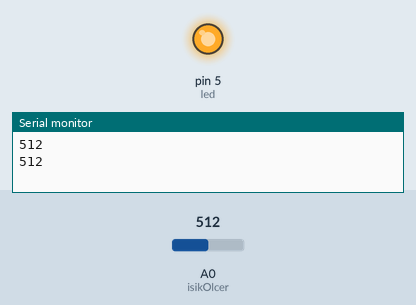
Recording of a sketch running on a simulated Arduino Uno, built with avr-gcc and run on an emulated ATmega328P. Parts: output pins drawn as LEDs (lit = HIGH), the last lines printed to the serial monitor. The inputs (shaded band) are chosen by the test bench; at power-on: A0 (isikOlcer) = 512.

Above: at 1.8 s.
1.9 s: A0 (isikOlcer) set to 484
At 3.0 s:
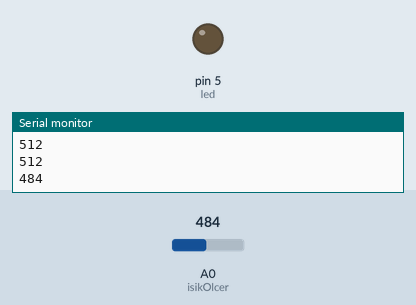
3.5 s: A0 (isikOlcer) set to 510
At 4.6 s:
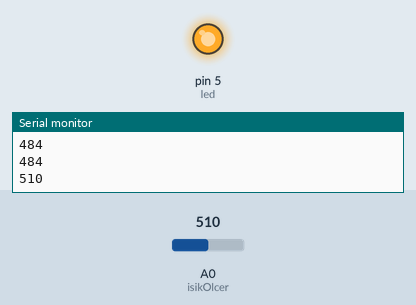
5.5 s: A0 (isikOlcer) set to 490
At 7.3 s:
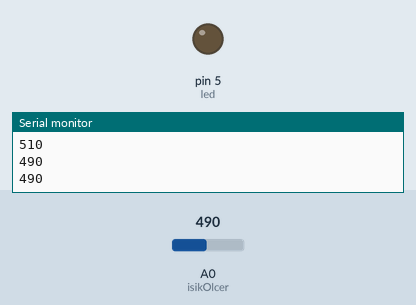
Timing chart, 0 to 8.8 s (numbered marks = the images above; inputs shaded):
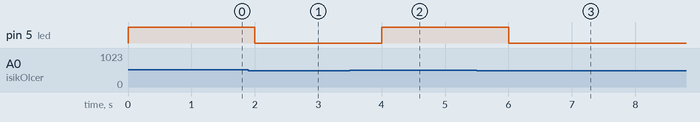

The sketch:

karanlikta_isik_acan_sistem1.ino
```cpp
//Pinleri belirtiyorum
#define isikOlcer A0
int led = 5;
void setup()
{
  Serial.begin(9600);
  pinMode(led,OUTPUT);
}

void loop()
{
  //Fotorezistorden deger aliyorum
  int isikDeger = analogRead(isikOlcer);
  //Kontrol amacli terminale yazdiriyorum
  Serial.println(isikDeger);

  if(isikDeger > 500){
  	digitalWrite(led,HIGH);
  }
  else{
    digitalWrite(led,LOW);
  }
  delay(1000);
}
```

Measured:
- the behaviour switches between 501 and 500 on A0 (isikOlcer) (found by bisection; images 0 and 1)
- after the input at 1.9 s, pin 5 (led): HIGH → LOW after 0.10 s
- after the input at 3.5 s, pin 5 (led): LOW → HIGH after 0.50 s
- after the input at 5.5 s, pin 5 (led): HIGH → LOW after 0.50 s
